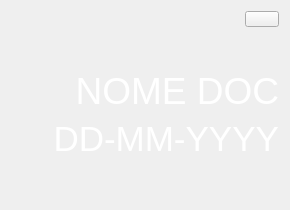
<?xml version="1.0" encoding="UTF-8"?>
<ui version="4.0">
 <class>DocWidgetFolder</class>
 <widget class="QWidget" name="DocWidgetFolder">
  <property name="geometry">
   <rect>
    <x>0</x>
    <y>0</y>
    <width>290</width>
    <height>210</height>
   </rect>
  </property>
  <property name="cursor">
   <cursorShape>PointingHandCursor</cursorShape>
  </property>
  <property name="windowTitle">
   <string>Folder</string>
  </property>
  <property name="styleSheet">
   <string notr="true">QWidget{
	border-image: url(:/res/folder.png) 0 0 0 0 stretch stretch;
}</string>
  </property>
  <layout class="QGridLayout" name="gridLayout">
   <item row="0" column="2" alignment="Qt::AlignRight">
    <widget class="QPushButton" name="btn_options">
     <property name="enabled">
      <bool>true</bool>
     </property>
     <property name="cursor">
      <cursorShape>PointingHandCursor</cursorShape>
     </property>
     <property name="styleSheet">
      <string notr="true">QPushButton {
margin-bottom:0px;
}

QPushButton:hover{
padding: -0.5px 0.5px 0.5px -0.5px;
}

QPushButton:pressed{
padding: 0.5px -0.5px -0.5px 0.5px;
}

QToolTip{
	background: none;
	margin-left: 0px;
	margin-right: 0px;
}

QPushButton:focus {
   border: none;
   outline: none;
}</string>
     </property>
     <property name="text">
      <string/>
     </property>
     <property name="icon">
      <iconset resource="resources/res.qrc">
       <normaloff>:/res/options.png</normaloff>:/res/options.png</iconset>
     </property>
     <property name="iconSize">
      <size>
       <width>50</width>
       <height>25</height>
      </size>
     </property>
    </widget>
   </item>
   <item row="2" column="2" alignment="Qt::AlignRight|Qt::AlignTop">
    <widget class="QLabel" name="label_date">
     <property name="minimumSize">
      <size>
       <width>140</width>
       <height>0</height>
      </size>
     </property>
     <property name="styleSheet">
      <string notr="true">QLabel{
}</string>
     </property>
     <property name="text">
      <string>&lt;html&gt;&lt;head/&gt;&lt;body&gt;&lt;p align=&quot;right&quot;&gt;&lt;span style=&quot; font-size:26pt; color:#ffffff;&quot;&gt;DD-MM-YYYY&lt;/span&gt;&lt;/p&gt;&lt;/body&gt;&lt;/html&gt;</string>
     </property>
     <property name="margin">
      <number>0</number>
     </property>
    </widget>
   </item>
   <item row="1" column="2" alignment="Qt::AlignRight|Qt::AlignBottom">
    <widget class="QLabel" name="label_dName">
     <property name="sizePolicy">
      <sizepolicy hsizetype="Preferred" vsizetype="Preferred">
       <horstretch>0</horstretch>
       <verstretch>0</verstretch>
      </sizepolicy>
     </property>
     <property name="minimumSize">
      <size>
       <width>140</width>
       <height>0</height>
      </size>
     </property>
     <property name="maximumSize">
      <size>
       <width>16777199</width>
       <height>16777215</height>
      </size>
     </property>
     <property name="styleSheet">
      <string notr="true">QLabel{
}</string>
     </property>
     <property name="lineWidth">
      <number>1</number>
     </property>
     <property name="midLineWidth">
      <number>0</number>
     </property>
     <property name="text">
      <string>&lt;html&gt;&lt;head/&gt;&lt;body&gt;&lt;p align=&quot;right&quot;&gt;&lt;span style=&quot; font-size:28pt; color:#ffffff;&quot;&gt;NOME DOC&lt;/span&gt;&lt;/p&gt;&lt;/body&gt;&lt;/html&gt;</string>
     </property>
     <property name="textFormat">
      <enum>Qt::AutoText</enum>
     </property>
     <property name="scaledContents">
      <bool>false</bool>
     </property>
     <property name="wordWrap">
      <bool>false</bool>
     </property>
     <property name="margin">
      <number>0</number>
     </property>
     <property name="indent">
      <number>-1</number>
     </property>
    </widget>
   </item>
  </layout>
 </widget>
 <resources>
  <include location="resources/res.qrc"/>
 </resources>
 <connections/>
</ui>
